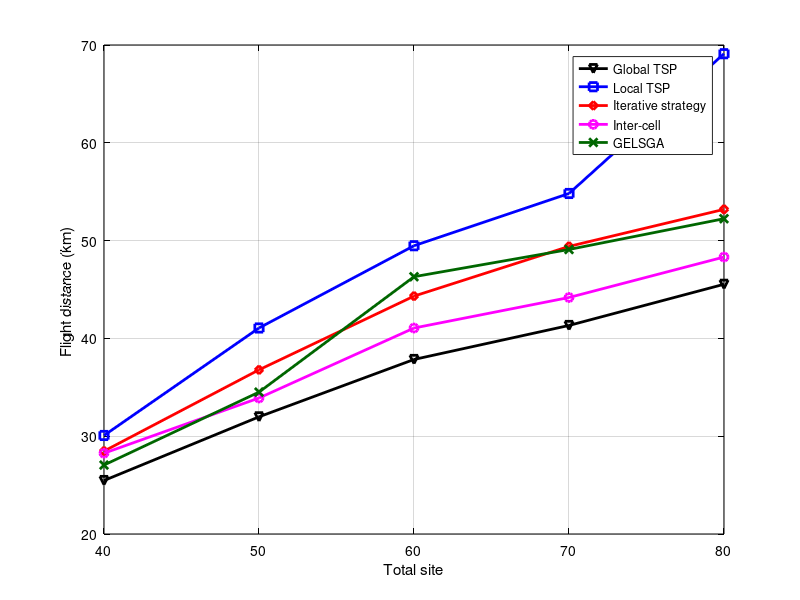

MATLAB code for this plot: (Note: this script raises an error after producing the figure.)
x = [40 50 60 70 80];
y1 = [25.4685	31.9809	37.8462	41.3231	45.5341]; % global tsp
y2 = [30.0745	41.0657	49.4748	54.8183	69.1083]; % local tsp
y3 = [28.4743	36.7877	44.3225	49.4074	53.1951]; % iterative
y4 = [28.259	33.9061	41.0595	44.1818	48.3202]; % inter-cell
y5 = [27.0495	34.508	46.3078	49.0915	52.2389];% GELSGA
close all;
figure1 = figure;
% Create axes
axes1 = axes('Parent',figure1);
plot(x,y1,'-kv', 'LineWidth',2);
hold on;
grid on;
plot(x,y2,'-bs', 'LineWidth',2);
plot(x,y3,'-rd', 'LineWidth',2);
plot(x,y4,'-mo', 'LineWidth',2);
plot(x,y5,'-x','Color',[0 0.4 0], 'LineWidth',2);
xlabel('Total site');
ylabel('Flight distance (km) ');
legend('Global TSP','Local TSP','Iterative strategy','Inter-cell','GELSGA');
set(axes1,'XColor',[0 0 0],'YColor',[0 0 0]);
xticks([40 50 60 70 80]);
xlim([40 80]);
ytickformat('%,4.4g');
xtickformat('%,4.4g');
hold off;